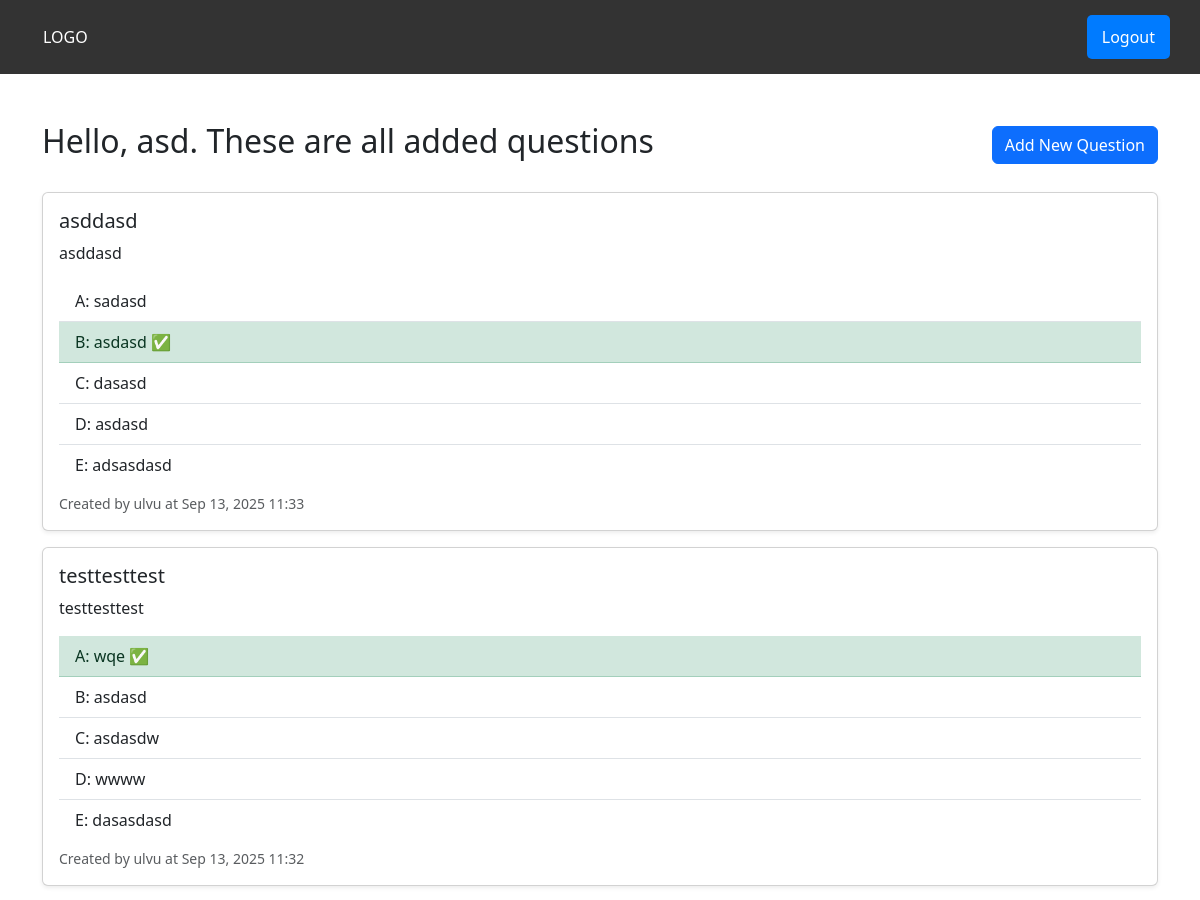
Before: / (signed in, upper part) with the older database file.
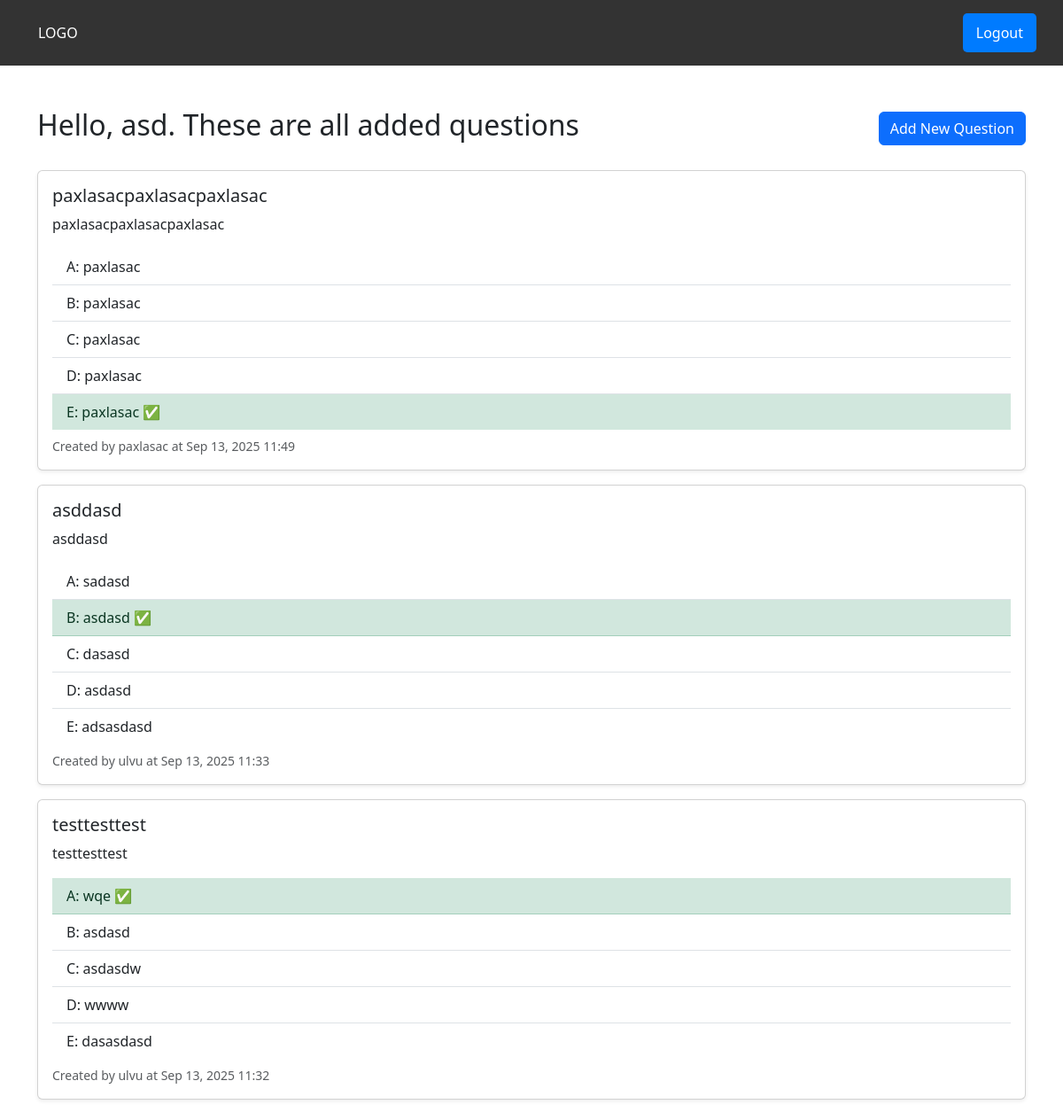
After: the same page with the newer database file.
### question/models.py (models this page shows, shortened)
class Question(models.Model):
    title = models.CharField(max_length=255)
    content = models.TextField()
    created_by = models.ForeignKey(User, on_delete=models.CASCADE)
    created_at = models.DateTimeField(auto_now_add=True)
    updated_at = models.DateTimeField(auto_now=True)

class Variant(models.Model):
    OPTION_CHOICES = [
        ('A', 'A'),
        ('B', 'B'),
        ('C', 'C'),
        ('D', 'D'),
        ('E', 'E'),
    ]
    question = models.ForeignKey(Question, on_delete=models.CASCADE, related_name='variants')
    option = models.CharField(max_length=1, choices=OPTION_CHOICES)
    text = models.CharField(max_length=255)
    is_correct = models.BooleanField(default=False)
    class Meta:
        constraints = [
            models.UniqueConstraint(
                fields=['question'],
                condition=models.Q(is_correct=True),
                name='unique_correct_variant_per_question'
            )
        ]

### DjangoProject/views.py (the view)
# urls.py: path('', views.index, name="index"),
@login_required(login_url='/auth/login')
def index(request):
    questions = Question.objects.prefetch_related('variants').all().order_by('-created_at')
    return render(request, 'index.html', {'questions': questions})

### templates/index.html (shortened to what this page needs)
{% extends 'base.html' %}
{% block content %}
<div class="container mt-5">
    <div class="d-flex justify-content-between align-items-center mb-4">
        <h2>Hello, {{ request.user.username }}. These are all added questions</h2>
        <a href="{% url 'add-question-page' %}" class="btn btn-primary">Add New Question</a>
    </div>
    {% if questions %}
        {% for question in questions %}
        <div class="card mb-3 shadow-sm">
            <div class="card-body">
                <h5 class="card-title">{{ question.title }}</h5>
                <p>{{ question.content }}</p>
                <ul class="list-group list-group-flush mt-2">
                    {% for variant in question.variants.all %}
                    <li class="list-group-item {% if variant.is_correct %}list-group-item-success{% endif %}">
                        {{ variant.option }}: {{ variant.text }}
                        {% if variant.is_correct %} ✅{% endif %}
                    </li>
                    {% endfor %}
                </ul>
                <small class="text-muted mt-2 d-block">
                    Created by {{ question.created_by.username }} at {{ question.created_at|date:"M d, Y H:i" }}
                </small>
            </div>
        </div>
        {% endfor %}
    {% else %}
        <div class="alert alert-warning text-center">
            No questions have been added yet.
        </div>
    {% endif %}
</div>
{% endblock %}

### templates/base.html (shortened to what this page needs)
<!DOCTYPE html>
<html lang="en">
<head>
    <link
      href="https://cdn.jsdelivr.net/npm/bootstrap@5.3.2/dist/css/bootstrap.min.css"
      rel="stylesheet"
>
</head>
<body>
    {% include 'navbar.html' %}
    {% block content %}{% endblock %}
</body>
</html>

### templates/navbar.html (shortened to what this page needs)
<div class="navbar">
    <a href="/" class="btn" style="color: white;">LOGO</a>
<div class="nav-buttons">
    {% if not request.user.is_authenticated %}
        <button onclick="window.location.href='{% url 'login' %}'">Login</button>
        <button onclick="window.location.href='{% url 'register' %}'">Register</button>
    {% else %}
        <button onclick="window.location.href='{% url 'logout' %}'">Logout</button>
    {% endif %}
</div>
</div>

### templates/navbar.html (style rules this page uses)
* { margin: 0; padding: 0; }
.navbar { display: flex; justify-content: space-between; align-items: center; background: #333; color: white; padding: 15px 30px; }
.nav-buttons { display: flex; gap: 10px; }
.nav-buttons button { background: #007bff; color: white; border: none; padding: 10px 15px; cursor: pointer; border-radius: 5px; }

Changed rows visible on the page:
added Question: title "paxlasacpaxlasacpaxlasac", content "paxlasacpaxlasacpaxlasac", created_by.username "paxlasac", created_at "Sep 13, 2025 11:49"
added Variant: option "A", text "paxlasac", shown under "paxlasacpaxlasacpaxlasac"
added Variant: option "B", text "paxlasac", shown under "paxlasacpaxlasacpaxlasac"
added Variant: option "C", text "paxlasac", shown under "paxlasacpaxlasacpaxlasac"
added Variant: option "D", text "paxlasac", shown under "paxlasacpaxlasacpaxlasac"
added Variant: option "E", text "paxlasac", is_correct True (drawn), shown under "paxlasacpaxlasacpaxlasac"
